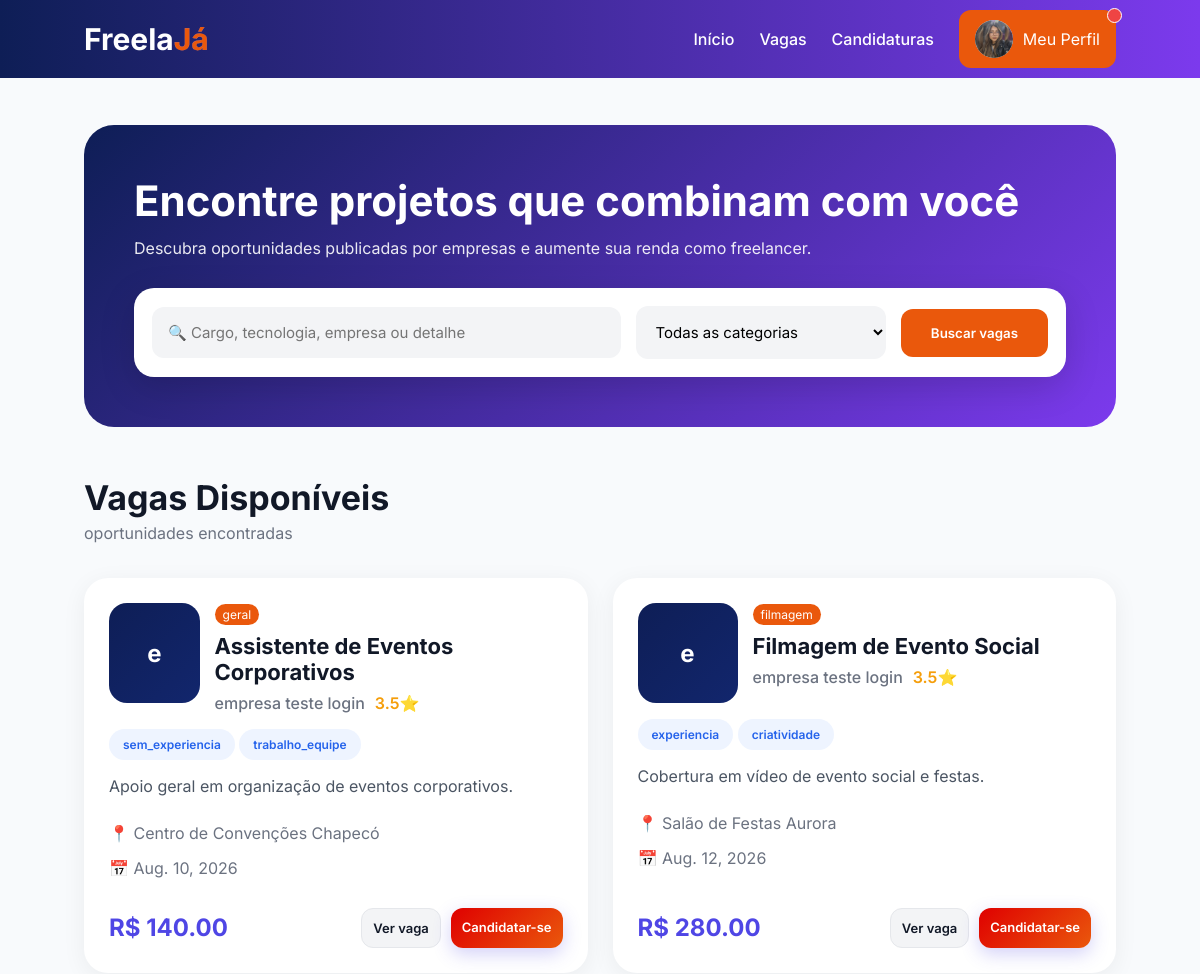
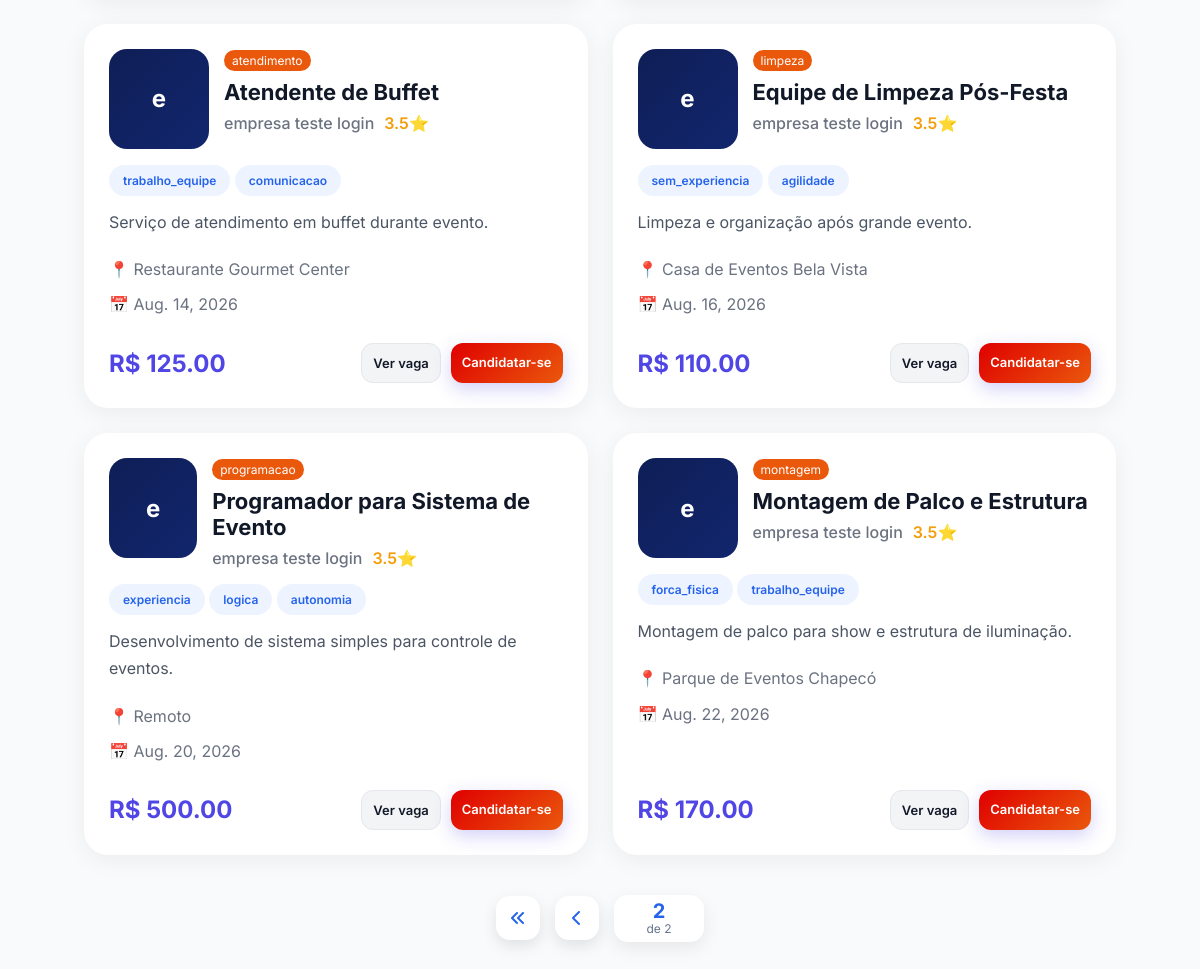
Page /vagas/?page=2 (signed in) on the committed database (2 pictures, top to bottom).
### usuario/models.py (models this page shows, shortened)
class Usuario(AbstractUser): #herda de AbstractUser para usar o sistema de autenticação do Django
    TIPOS = (
        ('empresa', 'Empresa'),
        ('freelancer', 'Freelancer'),
    )
    tipo_usuario = models.CharField(
        max_length=20,
        choices=TIPOS
    )

### perfis/models.py (models this page shows, shortened)
class Freelancer(models.Model): # modelo para representar os freelancers que vão se candidatar aos eventos
    INTERESSES = [
        ("programacao", "Programação"),
        ("recepcao", "Recepção"),
        ("seguranca", "Segurança"),
        ("garcom", "Garçom"),
        ("bartender", "Bartender"),
        ("cozinha", "Cozinha / Buffet"),
        ("limpeza", "Limpeza"),
        ("som_luz", "Som e Luz"),
        ("montagem", "Montagem e Estrutura"),
        ("fotografia", "Fotografia"),
        ("filmagem", "Filmagem"),
        ("atendimento", "Atendimento"),
        ("geral", "Geral / Apoio"),
    ]
    usuario = models.OneToOneField(
        Usuario,
        on_delete=models.CASCADE
    )
    foto = models.ImageField(
        upload_to='freelancers/',
        blank=True,
        null=True
    )
    nomeCompleto = models.CharField(max_length=100)
    cpf = models.CharField(max_length=14, unique=True)
    experiencia = models.TextField() #texto livre para o freelancer descrever sua experiência na área de atuação
    avaliacao_media = models.FloatField(default=0, validators=[MinValueValidator(0), MaxValueValidator(5)])
    interesses = models.JSONField(
        default=list,
        blank=True
    )

class Empresa(models.Model):  # modelo para representar as empresas que vão criar os eventos
    usuario = models.OneToOneField( #relacionamento um-para-um com o modelo Usuario, garantindo que cada empresa tenha um acesso associado
        Usuario,
        on_delete=models.CASCADE
    )
    foto = models.ImageField(
        upload_to='empresas/',
        blank=True,
        null=True
    )
    nomeFantasia = models.CharField(max_length=100)
    cnpj = models.CharField(max_length=18, unique=True)
    descricao = models.TextField()
    site = models.URLField(blank=True, null=True)
    avaliacao_media = models.FloatField(default=0, validators=[MinValueValidator(0), MaxValueValidator(5)])

### vagas/models.py (models this page shows, shortened)
class Vaga(models.Model):
    imagem = models.ImageField(
        upload_to='vagas/static/img/', #diretório onde as imagens serão armazenadas
        blank=True,
        null=True
    )
    STATUS = (
        ('aberto', 'Aberto'),
        ('cancelado', 'Cancelado'),
        ('fechado', 'Fechado'),
    )
    empresa = models.ForeignKey( # Uma empresa pode ter vários eventos, mas um evento pertence a apenas uma empresa
        Empresa,
        on_delete=models.CASCADE,
        related_name='vagas'
    )
    titulo = models.CharField(max_length=150)
    descricao = models.TextField()
    quantidadeVagas = models.IntegerField()
    quantidadeSelecionados = models.IntegerField(default=0)
    dataEvento = models.DateField()
    horarioInicio = models.TimeField()
    horarioFim = models.TimeField()
    criadoEm = models.DateTimeField(auto_now_add=True)
    finalizadoEm = models.DateTimeField(blank=True, null=True)
    endereco = models.CharField(max_length=255)
    CATEGORIAS = [
        ("programacao", "Programação"),
        ("recepcao", "Recepção"),
        ("seguranca", "Segurança"),
        ("garcom", "Garçom"),
        ("bartender", "Bartender"),
        ("cozinha", "Cozinha / Buffet"),
        ("limpeza", "Limpeza"),
        ("som_luz", "Som e Luz"),
        ("montagem", "Montagem e Estrutura"),
        ("fotografia", "Fotografia"),
        ("filmagem", "Filmagem"),
        ("atendimento", "Atendimento"),
        ("geral", "Geral / Apoio"),
    ]
    categoria = models.CharField(
        max_length=50,
        choices=CATEGORIAS
    )
    detalhes = models.JSONField(
        default=list,
        blank=True
    )
    remuneracao = models.DecimalField(
        max_digits=8,
        decimal_places=2
    )
    status = models.CharField(
        max_length=20,
        choices=STATUS,
        default='aberto'
    )
    def atualizar_status(self):
        hoje = timezone.now().date()
        if self.status == 'aberto' and self.dataEvento < hoje:
            novo_status = 'finalizado'
        elif (
            self.status == 'aberto'
            and self.quantidadeSelecionados >= self.quantidadeVagas
        ):
            novo_status = 'fechado'
        elif (
            self.status == 'fechado'
            and self.quantidadeSelecionados < self.quantidadeVagas
            and self.dataEvento >= hoje
        ):
            novo_status = 'aberto'
        else:
            novo_status = self.status
        if novo_status != self.status:
            self.status = novo_status
            self.save(update_fields=['status'])

### vagas/views.py (the view, shortened to what this page needs)
# urls.py: path('', views.listarVagas, name='listarVagas'),
@login_required
def listarVagas(request):
    query = request.GET.get('q', '').strip() or request.GET.get('busca', '').strip()
    categoria = request.GET.get('categoria', '').strip()
    freelancer = get_object_or_404(
        Freelancer,
        usuario=request.user
    )
    for vaga in Vaga.objects.filter(status='aberto'):
        vaga.atualizar_status()
    vagas = Vaga.objects.filter(status='aberto')
    if categoria:
        vagas = vagas.filter(categoria=categoria)
    candidaturas_ids = set(
        Candidatura.objects.filter(
            freelancer=freelancer
        ).values_list('vaga_id', flat=True)
    )
    for vaga in vagas:
        vaga.jaCandidatou = vaga.id in candidaturas_ids
    paginator = Paginator(vagas, 12)
    page_number = request.GET.get('page')
    try:
        vagas_paginadas = paginator.page(page_number)
    except PageNotAnInteger:
        vagas_paginadas = paginator.page(1)
    except EmptyPage:
        vagas_paginadas = paginator.page(paginator.num_pages)
    return render(request, 'vagas.html', {
        'vagas': vagas_paginadas,
        'query': query,
        'categoria_selecionada': categoria,
        'categorias': Vaga.CATEGORIAS,
        'paginator': paginator,
    })

### notificacoes/context_processors.py (called while the page is built)
def notificacoes_nao_lidas(request):
    if request.user.is_authenticated:
        total = Notificacao.objects.filter(
            usuario=request.user,
            lida=False
        ).count()
    else:
        total = 0
    return {
        'notificacoes_nao_lidas': total
    }

### vagas/templates/vagas.html (shortened to what this page needs)
{% extends 'baseFreelancer.html' %}
{% load static %}
{% block css %}
<link rel="stylesheet" href="{% static 'css/vagas.css' %}">
<link rel="stylesheet" href="https://cdnjs.cloudflare.com/ajax/libs/font-awesome/6.5.0/css/all.min.css">
{% endblock %}
{% block content %}
<section class="jobs-page">
    <div class="hero-search">
        <div class="hero-content">
            <h1> Encontre projetos que combinam com você</h1>
            <p> Descubra oportunidades publicadas por empresas e aumente sua renda como freelancer. </p>
        </div>
        <form method="GET" class="search-box">
                <input type="text" name="q" value="{{ query }}" placeholder="🔍 Cargo, tecnologia, empresa ou detalhe">
            <select name="categoria">
                <option value="">Todas as categorias</option>
            </select>
            <button type="submit">Buscar vagas</button>
        </form>
    </div>
    <div class="jobs-header">
        <div>
            <h2>Vagas Disponíveis</h2>
            <span> {{ vagas.count }} oportunidades encontradas </span>
        </div>
    </div>
    <div class="jobs-grid">
        {% for vaga in vagas %}
        <div class="job-card">
            <div class="job-content">
                <div class="job-header">
                    {% if vaga.imagem %}
                    <img src="{{ vaga.imagem.url }}" alt="{{ vaga.empresa.nomeFantasia }}" class="profile-image">
                    {% else %}
                    <div class="company-logo">{{ vaga.empresa.nomeFantasia|slice:":1" }} </div>
                    {% endif %}
                    <div class="header-info">
{% if vaga.categoria %}
                    <div class="job-details-badges">
                        <span class="badge">{{ vaga.categoria }}</span>
                    </div>
                    {% endif %}
                        <h3> {{ vaga.titulo }}</h3>
                        <div class="company-info">
                            <span class="company-name"> {{ vaga.empresa.nomeFantasia }}</span>
                            <span class="rating">{{ vaga.empresa.avaliacao_media }}⭐ </span>
                        </div>
                    </div>
                </div>
                <div class="skills">
                    {% if vaga.detalhes %}
                    <div class="job-details-badges">
                        {% for detalhe in vaga.detalhes %}
                        <span class="badge">{{ detalhe }}</span>
                        {% endfor %}
                    </div>
                    {% endif %}
                </div>
                <p class="job-description">{{ vaga.descricao|truncatechars:140 }} </p>
                <div class="job-info">
                    <div>📍 {{ vaga.endereco }}</div>
                    <div>📅 {{ vaga.dataEvento }}</div>
                </div>
                <div class="job-footer">
                    <div class="price"> R$ {{ vaga.remuneracao }}</div>
                    <div class="job-actions">
                        {% if vaga.jaCandidatou %}
                        <a href="{% url 'verVaga' vaga.id %}" class="job-btn details-btn"> Ver vaga </a>
                        <button class=" job-btn details-btn " disabled> Já se candidatou</button>
                        {% else %}
                        <a href="{% url 'verVaga' vaga.id %}" class="job-btn details-btn"> Ver vaga </a>
                        <a href="{% url 'candidatarVaga' vaga.id %}" class="job-btn apply-btn"> Candidatar-se</a>
                        {% endif %}
                    </div>
                </div>
            </div>
        </div>
        {% empty %}
        <div class="empty-message">
            Nenhuma vaga encontrada.
        </div>
        {% endfor %}
    </div>
{% if paginator.num_pages > 1 %}
<div class="pagination">
    {% if vagas.has_previous %}
        <a href="?page=1{% if query %}&q={{ query }}{% endif %}{% if categoria_selecionada %}&categoria={{ categoria_selecionada }}{% endif %}" class="page-arrow">
            <i class="fa-solid fa-angles-left"></i>
        </a>
        <a href="?page={{ vagas.previous_page_number }}{% if query %}&q={{ query }}{% endif %}{% if categoria_selecionada %}&categoria={{ categoria_selecionada }}{% endif %}" class="page-arrow">
            <i class="fa-solid fa-chevron-left"></i>
        </a>
    {% endif %}
    <div class="page-current">
        <span>{{ vagas.number }}</span>
        <small>de {{ paginator.num_pages }}</small>
    </div>
</div>
{% endif %}
</section>
{% endblock %}

### core/templates/baseFreelancer.html (shortened to what this page needs)
{% load static %}
<!DOCTYPE html>
<html lang="pt-BR">
<head>
    <link rel="stylesheet" href="{% static 'css/base.css' %}">
    {%block css%}{% endblock %}
</head>
<body>
    <header>
        <div class="navbar navbar-freelancer">
            <div class="logo"><a href="{% url 'homeFreelancer' %}">Freela<span class="highlight" style="color:#ea580c;-webkit-text-stroke: 0.2px #ff9083;">Já</span></a></div>
            <div class="nav-links">
                <a href="{% url 'homeFreelancer' %}">Início</a>
                <a href="{% url 'listarVagas' %}">Vagas</a>
                <a href="{% url 'candidaturas' %}">Candidaturas</a>
                <div class="profile-menu">
                    <div class="profile-btn btn-freelancer">
                        {% if request.user.freelancer.foto %}
                        <img src="{{ request.user.freelancer.foto.url }}" class="avatar"
                            alt="{{ request.user.freelancer.nomeCompleto }}">
                        {% else %}
                        <div class="avatar-placeholder">{{ request.user.freelancer.nomeCompleto|first }} </div>
                        {% endif %} <span>Meu Perfil</span>
                        {% if notificacoes_nao_lidas > 0 %}
        <span class="notification-dot"></span>
    {% endif %}
                    </div>
                </div>
            </div>
        </div>
        {%block content %}
        {% endblock %}
</body>
</html>

### core/static/css/base.css (style rules this page uses)
* { margin:0; padding:0; box-sizing:border-box; font-family:'Inter', system-ui, -apple-system, "Segoe UI", sans-serif; }
body { background:#f4f7fb; color:#111827; padding-top:75px; }
.navbar { position:fixed; top:0; left:0; width:100%; z-index:1000; display:flex; justify-content:space-between; align-items:center; padding:10px 7%; background:linear-gradient(90deg,#0e1e56,#7c3aed); color:white; }
.navbar.navbar-freelancer { background:linear-gradient(90deg, #0e1e56, #7c3aed); }
.logo a { font-size:30px; font-weight:700; text-decoration:none; color :white; }
.nav-links { display:flex; align-items:center; gap:25px; }
.nav-links a { text-decoration:none; color:white; font-weight:500; }
.profile-menu { position:relative; }
.profile-btn { display:flex; align-items:center; gap:10px; padding:10px 16px; border-radius:12px; background:rgba(255,255,255,0.15); cursor:pointer; transition:0.3s; }
.profile-btn.btn-freelancer { background:#ea580c; }
.avatar { width:38px; height:38px; border-radius:50%; background:white; }
.badge { background:#ea580c; color:white; padding:3px 8px; border-radius:20px; font-size:12px; }
.notification-dot { position:absolute; top:-2px; right:-6px; width:15px; height:15px; border-radius:50%; background:#ef4444; border:1px solid white; }
.job-card { background:white; border-radius:24px; overflow:hidden; box-shadow: 0 5px 25px rgba(0, 0, 0, .06); transition:.3s; display:flex; flex-direction:column; height:100%; align-self: stretch; }
.job-info { color:#6b7280; line-height:1.7; margin-bottom:20px; }
.price { font-size:24px; font-weight:700; color:#4f46e5; }
.job-btn { padding:11px; border-radius:12px; text-decoration:none; text-align:center; font-size:13px; font-weight:600; transition:.3s; cursor:pointer; color:white }
.apply-btn { background:linear-gradient(135deg,#df0000,#ea580c); color:white; box-shadow:0 6px 18px rgba(79,70,229,0.25); }
.details-btn { background:#f3f4f6; color:#111827; border:1px solid #e5e7eb; }
.search-box button { padding:16px 30px; border:none; border-radius:12px; background:#ea580c; color:white; font-weight:600; cursor:pointer; transition:0.3s; }
.search-box { display:flex; align-items:center; gap:15px; width:100%; max-width:1200px; padding:18px; background:white; border-radius:20px; box-shadow:0 10px 35px rgba(0,0,0,0.15); }
.search-box input { flex:2; }
.search-box select { flex:1; }
.search-box input, .search-box select { padding:16px; border:none; background:#f3f4f6; border-radius:12px; font-size:15px; }
.pagination { display: flex; justify-content: center; align-items: center; gap: 15px; margin: 40px 0; }
.page-arrow { width: 44px; height: 44px; display: flex; align-items: center; justify-content: center; background: white; color: #2563eb; border-radius: 14px; text-decoration: none; box-shadow: 0 6px 15px rgba(0,0,0,.1); transition: .2s ease; }
.page-current { display: flex; flex-direction: column; align-items: center; padding: 6px 18px; background: white; border-radius: 14px; box-shadow: 0 6px 18px rgba(0,0,0,.08); min-width: 90px; }
.page-current span { font-size: 20px; font-weight: 700; color: #2563eb; line-height: 1; }
.page-current small { font-size: 12px; color: #64748b; }

### rows in the picture
Usuario: user.freelancer.foto (picture)
Vaga: empresa.nomeFantasia "e", categoria "geral", titulo "Assistente de Eventos Corporativos", empresa.nomeFantasia "empresa teste login", empresa.avaliacao_media "3.5", detalhes "sem_experiencia" "trabalho_equipe", descricao "Apoio geral em organização de eventos corporativos.", endereco "Centro de Convenções Chapecó", dataEvento "Aug. 10, 2026", remuneracao "140.00", shows "Ver vaga"
Vaga: empresa.nomeFantasia "e", categoria "filmagem", titulo "Filmagem de Evento Social", empresa.nomeFantasia "empresa teste login", empresa.avaliacao_media "3.5", detalhes "experiencia" "criatividade", descricao "Cobertura em vídeo de evento social e festas.", endereco "Salão de Festas Aurora", dataEvento "Aug. 12, 2026", remuneracao "280.00", shows "Ver vaga"
Vaga: empresa.nomeFantasia "e", categoria "atendimento", titulo "Atendente de Buffet", empresa.nomeFantasia "empresa teste login", empresa.avaliacao_media "3.5", detalhes "trabalho_equipe" "comunicacao", descricao "Serviço de atendimento em buffet durante evento.", endereco "Restaurante Gourmet Center", dataEvento "Aug. 14, 2026", remuneracao "125.00", shows "Ver vaga"
Vaga: empresa.nomeFantasia "e", categoria "limpeza", titulo "Equipe de Limpeza Pós-Festa", empresa.nomeFantasia "empresa teste login", empresa.avaliacao_media "3.5", detalhes "sem_experiencia" "agilidade", descricao "Limpeza e organização após grande evento.", endereco "Casa de Eventos Bela Vista", dataEvento "Aug. 16, 2026", remuneracao "110.00", shows "Ver vaga"
Vaga: empresa.nomeFantasia "e", categoria "programacao", titulo "Programador para Sistema de Evento", empresa.nomeFantasia "empresa teste login", empresa.avaliacao_media "3.5", detalhes "experiencia" "logica" "autonomia", descricao "Desenvolvimento de sistema simples para controle de eventos.", endereco "Remoto", dataEvento "Aug. 20, 2026", remuneracao "500.00", shows "Ver vaga"
Vaga: empresa.nomeFantasia "e", categoria "montagem", titulo "Montagem de Palco e Estrutura", empresa.nomeFantasia "empresa teste login", empresa.avaliacao_media "3.5", detalhes "forca_fisica" "trabalho_equipe", descricao "Montagem de palco para show e estrutura de iluminação.", endereco "Parque de Eventos Chapecó", dataEvento "Aug. 22, 2026", remuneracao "170.00", shows "Ver vaga"

### other values in the picture
{{ vagas.number }} "2"
{{ paginator.num_pages }} "2"
